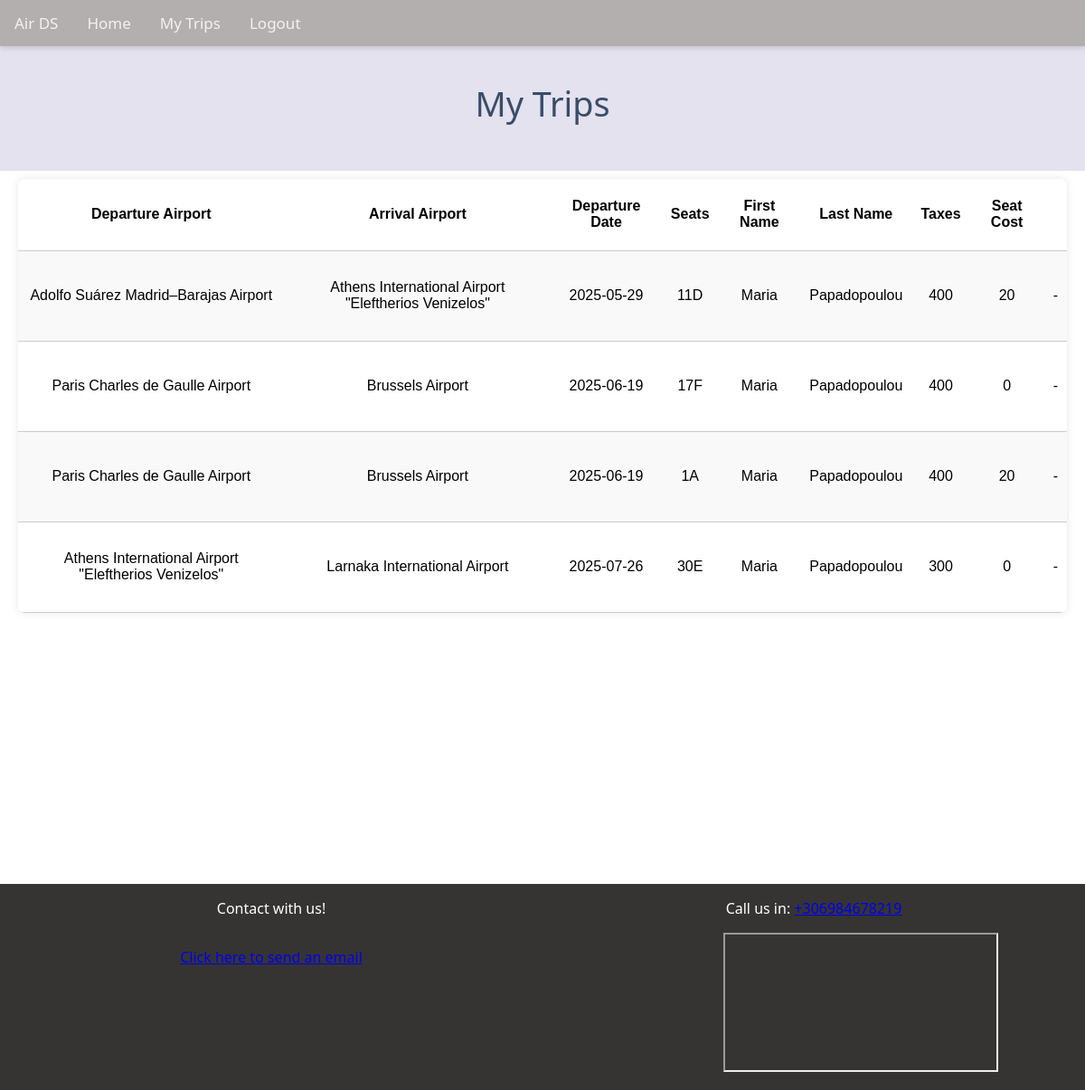
The app's page /MyTrips.php (signed in) with its own data.
### tables this page shows
CREATE TABLE `reservations` (
  `departure_airport` varchar(70) NOT NULL,
  `arrival_airport` varchar(70) NOT NULL,
  `departure_date` date NOT NULL,
  `seats` varchar(20) NOT NULL,
  `first_name` varchar(20) NOT NULL,
  `last_name` varchar(20) NOT NULL,
  `taxes` int(5) NOT NULL,
  `seat_cost` float NOT NULL,
  `res_id` int(11) NOT NULL
);

### MyTrips.php (the view, shortened to what this page needs)
<!DOCTYPE html>
<html>
    <?php
      $servername = "mysql:host=localhost;dbname=air_ds";
      $username = "root";
      $password = "";
      $username1 = $_COOKIE['username'];
      try
      {
        $conn = new PDO($servername, $username, $password);
        $conn->setAttribute(PDO::ATTR_ERRMODE, PDO::ERRMODE_EXCEPTION);
        $stmt1 = $conn->prepare("SELECT first_name FROM users WHERE username = :fname");
        $stmt1->execute(['fname' => $username1]);
        $fName = $stmt1->fetchAll(PDO::FETCH_ASSOC);
        $stmt2 = $conn->prepare("SELECT last_name FROM users WHERE username = :fname");
        $stmt2->execute(['fname' => $username1]);
        $lName = $stmt2->fetchAll(PDO::FETCH_ASSOC);
        $stmt = $conn->prepare("SELECT * FROM reservations WHERE first_name = :fname AND last_name = :lname");
        $stmt->execute(['fname' => $fName[0]['first_name'], 'lname' => $lName[0]['last_name']]);
        $result = $stmt->fetchAll(PDO::FETCH_ASSOC);
      }
      catch(PDOException $e)
      {
          echo "Failed " .$e->getMessage();
      }
    ?>
    <head>
        <link rel="stylesheet" href="Air.css?v=4">
    </head>
    <body class = "trips">
      <div class = "barmenu">
        <a href = "">Air DS</a>
        <div id = "myLinks">
          <a href = "Home.php">Home</a>
          <a href = "MyTrips.php">My Trips</a>
          <?php
            $username = isset($_COOKIE["username"]) ? $_COOKIE["username"] : null;
          ?>
          <div id="user_status">
            <?php if ($username): ?>
              <a href = "Logout.php">Logout</a>
            <?php else: ?>
              <a href = "LoginForm.php">Login</a>
            <?php endif; ?>
          </div>
        </div>
      </div>
      <?php if (count($result)=="0"):?>
        <p class = "trips">You have no trips yet!</p>
      <?php else: ?>
        <p class = "title">My Trips</p>
        <div class = "page-wrapper">
          <main class="content-area" style="overflow-x: auto;">
            <table class = "table">
                <tr>
                  <th>Departure Airport</th>
                  <th>Arrival Airport</th>
                  <th>Departure Date</th>
                  <th>Seats</th>
                  <th>First Name</th>
                  <th>Last Name</th>
                  <th>Taxes</th>
                  <th>Seat Cost</th>
                  <th></th>
                </tr>
                <?php foreach ($result as $row): ?>
                  <tr>
                    <td><?php echo htmlspecialchars($row['departure_airport']); ?></td>
                    <td><?php echo htmlspecialchars($row['arrival_airport']); ?></td>
                    <td><?php echo htmlspecialchars($row['departure_date']); ?></td>
                    <td><?php echo htmlspecialchars($row['seats']); ?></td>
                    <td><?php echo htmlspecialchars($row['first_name']); ?></td>
                    <td><?php echo htmlspecialchars($row['last_name']); ?></td>
                    <td><?php echo htmlspecialchars($row['taxes']); ?></td>
                    <td><?php echo htmlspecialchars($row['seat_cost']); ?></td>
                    <?php
                      $today = new DateTime();
                      $flightDate = new DateTime($row['departure_date']);
                      $interval = $today->diff($flightDate);
                      if ($interval->days >= 30 && $flightDate > $today):?>
                        <td><button style = "font-size: 12px; padding: 5px 10px;" onclick = "Cancel_Res(<?php echo $row['res_id']; ?>)" data-id="<?php echo $row['res_id']; ?>">Cancel</button></td>
                      <?php else: ?>
                        <td><p>-</p></td>
                      <?php endif; ?>
                  </tr>
                <?php endforeach; ?>
            </table>
          </main>
        </div>
      <?php endif; ?>
    </body>
    <?php if(count($result)=="0"): ?>
    <footer class = "FT">
        <p>Contact with us!</p>
        <p>Call us in: <a href="tel:+306984678219">+306984678219</a></p>
        <p><a href="mailto:ntinal039@gmail.com">Click here to send an email</a></p>
        <iframe src="https://www.google.com/maps/embed?pb=!1m18!1m12!1m3!1d108201.22406226683!2d23.83271057488469!3d37.91833300345378!2m3!1f0!2f0!3f0!3m2!1i1024!2i768!4f13.1!3m3!1m2!1s0x14a1901ad9e75c61%3A0x38b215df0aeeb3aa!2zzpTOuc61zrjOvc6uz4IgzpHOtc-Bzr_Ou865zrzOrc69zrHPgiDOkc64zrfOvc-Ozr0gzpXOu861z4XOuM6tz4HOuc6_z4IgzpLOtc69zrnOts6tzrvOv8-C!5e0!3m2!1sel!2sgr!4v1744274823333!5m2!1sel!2sgr"></iframe>
    </footer>
    <?php else: ?>
        <footer>
            <p>Contact with us!</p>
            <p>Call us in: <a href="tel:+306984678219">+306984678219</a></p>
            <p><a href="mailto:ntinal039@gmail.com">Click here to send an email</a></p>
            <iframe src="https://www.google.com/maps/embed?pb=!1m18!1m12!1m3!1d108201.22406226683!2d23.83271057488469!3d37.91833300345378!2m3!1f0!2f0!3f0!3m2!1i1024!2i768!4f13.1!3m3!1m2!1s0x14a1901ad9e75c61%3A0x38b215df0aeeb3aa!2zzpTOuc61zrjOvc6uz4IgzpHOtc-Bzr_Ou865zrzOrc69zrHPgiDOkc64zrfOvc-Ozr0gzpXOu861z4XOuM6tz4HOuc6_z4IgzpLOtc69zrnOts6tzrvOv8-C!5e0!3m2!1sel!2sgr!4v1744274823333!5m2!1sel!2sgr"></iframe>
        </footer>
    <?php endif; ?>
</html>

### Air.css (style rules this page uses)
body { font-family:'Segoe UI', Tahoma, Geneva, Verdana, sans-serif; padding: 0px; margin: 0px; width: 100%; background: linear-gradient(rgba(255, 255, 255, 0.5), rgba(255, 255, 255, 0.5)),url("https://www.aftodioikisi.gr/wp-content/uploads/2019/03/Aeroplano-geniko-lefko-b.jpg"); background-size: cover; background-repeat: no-repeat; background-position: center; background-attachment: fixed; }
@media (min-width: 600px) { .barmenu { overflow: hidden; background-color: #b3afaf; padding: 0px; margin: 0px; box-shadow: 0 2px 6px rgba(0, 0, 0, 0.15); } }
@media (min-width: 600px) { .barmenu a { float: left; color: #f2f2f2; text-align: center; padding: 14px 16px; text-decoration: none; font-size: 17px; transition: background-color 0.3s ease, color 0.3s ease, transform 0.2s ease; border-radius: 4px; } }
@media (min-width: 600px) { footer { display: grid; grid-template-columns: 1fr 1fr; text-align: center; } }
@media (min-width: 600px) { iframe { margin-left: 200px; margin-right: 20px; } }
footer { background-color: rgb(53, 52, 50); padding: 0px; color: white; bottom: 0; padding-bottom : 20px; width: 100%; }
table { width: 100%; border-collapse: collapse; text-align: center; font-family: Arial, sans-serif; box-shadow: 0 2px 8px rgba(0, 0, 0, 0.1); overflow: hidden; border-radius: 8px; background-color: #e3e2ee; }
table th, table td { padding: 12px 15px; border-bottom: 1px solid #e0e0e0; }
table tr:nth-child(even) { background-color: #f9f9f9; }
p.title { text-align: center; font-size: 1cm; background-color: #e3e2ee; color:rgb(58, 76, 105); padding: 0; position: relative; }
body.trips { width: 100%; }
p.title::before { content: ''; position: absolute; top: -40px; left: 0; right: 0; height: 60px; background-color: #e3e2ee; z-index: -1; }
p.title::after { content: ''; position: absolute; top: 40px; left: 0; right: 0; height: 60px; background-color: #e3e2ee; z-index: -1; }
html, body { height: 100%; margin: 0; }
.page-wrapper { display: flex; flex-direction: column; min-height: 100vh; }
.content-area { flex: 1; padding: 20px; }
table { width: 100%; border-collapse: collapse; min-height: 60vh; background-color: white; box-shadow: 0 0 10px rgba(0,0,0,0.1); }
table th, table td { padding: 10px; text-align: center; border-bottom: 1px solid #ccc; }

### records on screen
reservations: departure_airport "Adolfo Suárez Madrid–Barajas Airport", arrival_airport "Athens International Airport \"Eleftherios Venizelos\"", departure_date "2025-05-29", seats "11D", first_name "Maria", last_name "Papadopoulou", taxes "400", seat_cost "20"
reservations: departure_airport "Paris Charles de Gaulle Airport", arrival_airport "Brussels Airport", departure_date "2025-06-19", seats "17F", first_name "Maria", last_name "Papadopoulou", taxes "400", seat_cost "0"
reservations: departure_airport "Paris Charles de Gaulle Airport", arrival_airport "Brussels Airport", departure_date "2025-06-19", seats "1A", first_name "Maria", last_name "Papadopoulou", taxes "400", seat_cost "20"
reservations: departure_airport "Athens International Airport \"Eleftherios Venizelos\"", arrival_airport "Larnaka International Airport", departure_date "2025-07-26", seats "30E", first_name "Maria", last_name "Papadopoulou", taxes "300", seat_cost "0"
